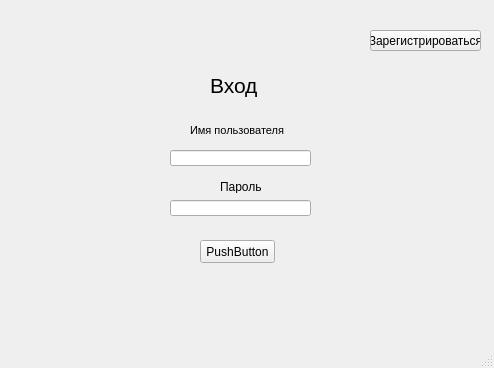
<?xml version="1.0" encoding="UTF-8"?>
<ui version="4.0">
 <class>MainWindow</class>
 <widget class="QMainWindow" name="MainWindow">
  <property name="geometry">
   <rect>
    <x>0</x>
    <y>0</y>
    <width>494</width>
    <height>368</height>
   </rect>
  </property>
  <property name="windowTitle">
   <string>MainWindow</string>
  </property>
  <widget class="QWidget" name="centralwidget">
   <widget class="QLineEdit" name="name">
    <property name="geometry">
     <rect>
      <x>170</x>
      <y>150</y>
      <width>141</width>
      <height>16</height>
     </rect>
    </property>
   </widget>
   <widget class="QLineEdit" name="password">
    <property name="geometry">
     <rect>
      <x>170</x>
      <y>200</y>
      <width>141</width>
      <height>16</height>
     </rect>
    </property>
   </widget>
   <widget class="QLabel" name="username_label">
    <property name="geometry">
     <rect>
      <x>190</x>
      <y>120</y>
      <width>101</width>
      <height>21</height>
     </rect>
    </property>
    <property name="font">
     <font>
      <family>Arial</family>
      <pointsize>8</pointsize>
     </font>
    </property>
    <property name="text">
     <string>Имя пользователя</string>
    </property>
   </widget>
   <widget class="QLabel" name="pass_label">
    <property name="geometry">
     <rect>
      <x>220</x>
      <y>180</y>
      <width>47</width>
      <height>13</height>
     </rect>
    </property>
    <property name="text">
     <string>Пароль</string>
    </property>
   </widget>
   <widget class="QLabel" name="login_signup_label">
    <property name="geometry">
     <rect>
      <x>210</x>
      <y>70</y>
      <width>51</width>
      <height>31</height>
     </rect>
    </property>
    <property name="font">
     <font>
      <pointsize>16</pointsize>
      <weight>50</weight>
      <bold>false</bold>
     </font>
    </property>
    <property name="text">
     <string>Вход</string>
    </property>
   </widget>
   <widget class="QPushButton" name="sign_up_btn">
    <property name="geometry">
     <rect>
      <x>370</x>
      <y>30</y>
      <width>111</width>
      <height>21</height>
     </rect>
    </property>
    <property name="text">
     <string>Зарегистрироваться</string>
    </property>
   </widget>
   <widget class="QPushButton" name="log_in_btn">
    <property name="geometry">
     <rect>
      <x>200</x>
      <y>240</y>
      <width>75</width>
      <height>23</height>
     </rect>
    </property>
    <property name="text">
     <string>PushButton</string>
    </property>
   </widget>
  </widget>
  <widget class="QMenuBar" name="menubar">
   <property name="geometry">
    <rect>
     <x>0</x>
     <y>0</y>
     <width>494</width>
     <height>21</height>
    </rect>
   </property>
  </widget>
  <widget class="QStatusBar" name="statusbar"/>
 </widget>
 <resources/>
 <connections/>
</ui>
